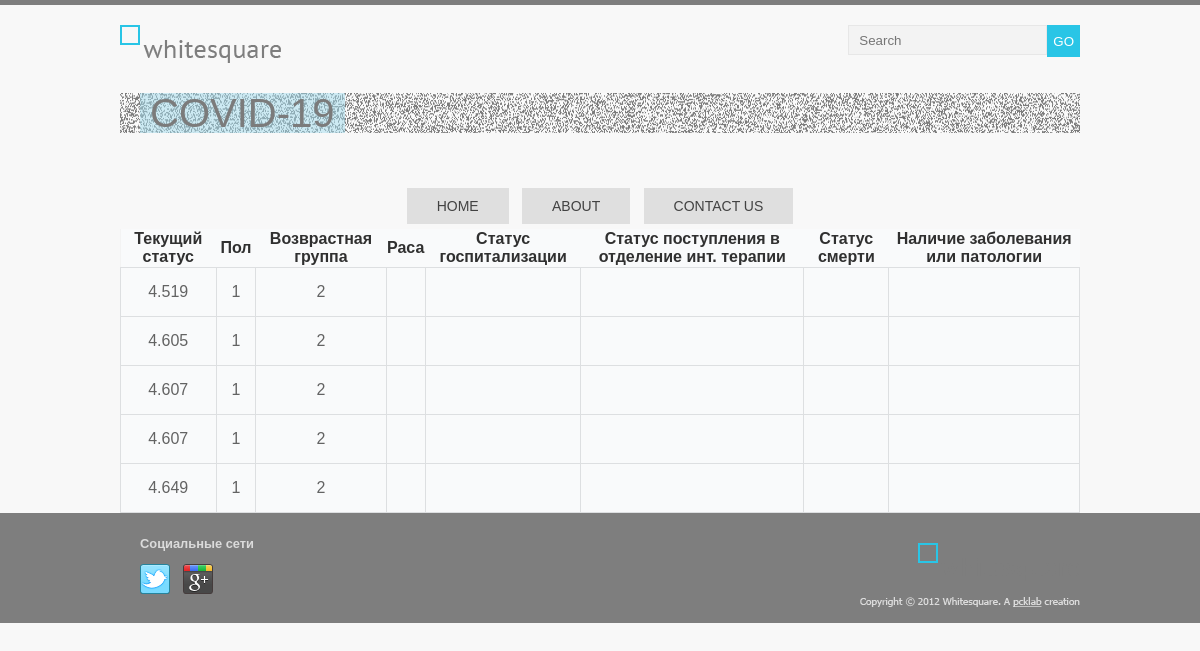
Page /data/2 on the committed database.
### tables this page shows
CREATE TABLE processed_data (
	id integer PRIMARY KEY autoincrement,  
	LKG varchar(255) NOT NULL,
	target integer,
	source_file integer NOT NULL,
	CONSTRAINT fk_source_files 
	FOREIGN KEY (source_file) 
	REFERENCES source_files(id) 
	ON DELETE CASCADE
);

### labapp/router.py (the view)
@app.route('/data/<int:source_file_id>', methods=['GET'])
def get_data(source_file_id: int):
    processed_data = []
    pageNum = request.args.get('pageNum')
    if pageNum is not None:
        processed_data = webservice.get_processed_data(source_file=source_file_id, page_num=int(pageNum))
    else:
        processed_data = webservice.get_processed_data(source_file=source_file_id)
    return render_template('data.html',
                           title='MY BEST WEBSERVICE!!1',
                           page_name=f'DATA_FILE_{source_file_id}',
                           navmenu=webservice.navmenu,
                           processed_data=processed_data)

### labapp/repository/connectorfactory.py (called while the page is built)
    def get_connector(self, datastore):
        if datastore.startswith("sqlite:///"):
            self.instance = SQLiteStoreConnector(datastore)
            if self.instance.connect():
                return self.instance
        elif datastore.startswith("pymysql://"):
            self.instance = MySQLStoreConnector(datastore)
            if self.instance.connect():
                return self.instance
        return None

### labapp/repository/sql_api.py (called while the page is built)
def select_rows_from_processed_data(connector: StoreConnector, source_file: int, offset: int = None, limit: int = 10) -> List[tuple]:
    result = []
    if limit is None or offset is None:
        result = connector.execute(f"SELECT * FROM processed_data WHERE source_file = {source_file}").fetchall()
    else:
        result = connector.execute(f"SELECT * FROM processed_data WHERE source_file = {source_file} "
                                   f"LIMIT {offset*limit},{limit}").fetchall()
    return result

### labapp/repository/sqliteconnector.py (called while the page is built)
    def connect(self):
        try:
            connection = sqlite3.connect(self._datastore[10:])
            cursor = connection.cursor()
            cursor.execute("PRAGMA foreign_keys = 1")
            cursor.close()
            self.connection = connection
            print("SQLite database connected.")
            return True
        except Exception as e:
            print(f'Connection error: {str(e)}')
            return False

    def execute(self, query):
        result = None
        if self._cursor is not None:
            try:
                result = self._cursor.execute(query)
            except Exception as e:
                self.connection.rollback()
                print(f'Query execution error: {str(e)}')
        else:
            print("Use start_transaction() first.")
        return result

    def start_transaction(self):
        if self._cursor is None and self.connection is not None:
            self._cursor = self.connection.cursor()

    def end_transaction(self):
        if self.connection is not None and self._cursor is not None:
            self.connection.commit()
            self._cursor.close()
            self._cursor = None

    def close(self):
        self.connection.close()
        self.connection = None

### labapp/templates/data.html (shortened to what this page needs)
{% extends "layout.html" %}
{% block content %}
    <article>
        <table align="center">
            <tr>
                <th>Текущий статус</th>
                <th>Пол</th>
                <th>Возврастная группа</th>
                <th>Раса</th>
                <th>Статус госпитализации</th>
                <th>Статус поступления в отделение инт. терапии</th>
                <th>Статус смерти</th>
                <th>Наличие заболевания или патологии</th>
            </tr>
            <tbody>
            {% for row in processed_data %}
                <tr>
                    <td>
                        {{row[1]}}
                    </td>
                    <td>
                        {{row[2]}}
                    </td>
                    <td>
                        {{row[3]}}
                    </td>
                    <td>
                    </td>
                    <td>
                    </td>
                    <td>
                    </td>
                    <td>
                    </td>
                    <td>
                    </td>
                </tr>
            {% endfor %}
            </tbody>
        </table>
    </article>
{% endblock %}

### labapp/static/stylesheets/styles.css (style rules this page uses)
body { color: #303030; font: 12px Tahoma, sans-serif; background-color: #f8f8f8; border-top: 5px solid #7e7e7e; margin: 0; }
table { border-collapse: collapse; font-family: Tahoma, Geneva, sans-serif; text-align: center; }
table td { padding: 15px; }
table tbody td { color: #636363; border: 1px solid #dddfe1; }
table tbody tr { background-color: #f9fafb; }

### rows in the picture
processed_data: LKG "4.519", target "1", source_file "2"
processed_data: LKG "4.605", target "1", source_file "2"
processed_data: LKG "4.607", target "1", source_file "2"
processed_data: LKG "4.607", target "1", source_file "2"
processed_data: LKG "4.649", target "1", source_file "2"

### other values in the picture
{{ item.name }} "HOME" "ABOUT" "CONTACT US"
